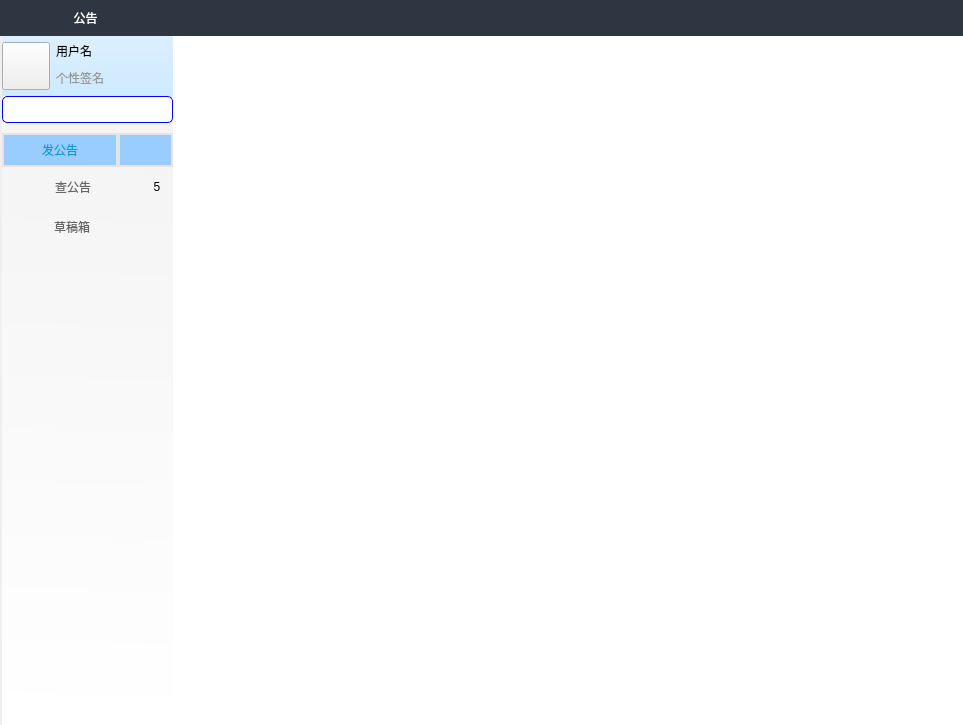
<?xml version="1.0" encoding="UTF-8"?>
<ui version="4.0">
 <class>NoticeWidget</class>
 <widget class="QWidget" name="NoticeWidget">
  <property name="geometry">
   <rect>
    <x>0</x>
    <y>0</y>
    <width>963</width>
    <height>725</height>
   </rect>
  </property>
  <property name="windowTitle">
   <string/>
  </property>
  <property name="styleSheet">
   <string notr="true">QToolButton#toolButtonTitle{  
	background-image: url(:/icon/image/他1.png);
	background-repeat: no-repeat;
    background-origin: content;
	background-position: center;
}
</string>
  </property>
  <layout class="QVBoxLayout" name="verticalLayout_3">
   <property name="spacing">
    <number>0</number>
   </property>
   <property name="leftMargin">
    <number>0</number>
   </property>
   <property name="topMargin">
    <number>0</number>
   </property>
   <property name="rightMargin">
    <number>0</number>
   </property>
   <property name="bottomMargin">
    <number>0</number>
   </property>
   <item>
    <widget class="QWidget" name="widget_2" native="true">
     <property name="minimumSize">
      <size>
       <width>0</width>
       <height>36</height>
      </size>
     </property>
     <property name="maximumSize">
      <size>
       <width>16777215</width>
       <height>36</height>
      </size>
     </property>
     <property name="styleSheet">
      <string notr="true">QWidget#widget_2{
	background-color: rgb(46, 54, 65);
}
QLabel{
	font: 500 14pt &quot;微软雅黑&quot;;
    color: white;
}
</string>
     </property>
     <layout class="QHBoxLayout" name="horizontalLayout_6">
      <property name="spacing">
       <number>0</number>
      </property>
      <property name="leftMargin">
       <number>0</number>
      </property>
      <property name="topMargin">
       <number>0</number>
      </property>
      <property name="rightMargin">
       <number>0</number>
      </property>
      <property name="bottomMargin">
       <number>0</number>
      </property>
      <item>
       <widget class="QLabel" name="labelTitle">
        <property name="minimumSize">
         <size>
          <width>171</width>
          <height>0</height>
         </size>
        </property>
        <property name="text">
         <string>&lt;html&gt;&lt;head/&gt;&lt;body&gt;&lt;p align=&quot;center&quot;&gt;公告&lt;/p&gt;&lt;/body&gt;&lt;/html&gt;</string>
        </property>
        <property name="alignment">
         <set>Qt::AlignCenter</set>
        </property>
       </widget>
      </item>
      <item>
       <widget class="TagWidget" name="widgetTagBar" native="true">
        <property name="sizePolicy">
         <sizepolicy hsizetype="Expanding" vsizetype="Preferred">
          <horstretch>0</horstretch>
          <verstretch>0</verstretch>
         </sizepolicy>
        </property>
       </widget>
      </item>
      <item>
       <layout class="QVBoxLayout" name="verticalLayout_4">
        <property name="spacing">
         <number>0</number>
        </property>
        <property name="sizeConstraint">
         <enum>QLayout::SetDefaultConstraint</enum>
        </property>
        <item>
         <layout class="QHBoxLayout" name="horizontalLayout_5">
          <property name="spacing">
           <number>0</number>
          </property>
          <property name="sizeConstraint">
           <enum>QLayout::SetNoConstraint</enum>
          </property>
          <item>
           <widget class="QToolButton" name="toolButtonMin">
            <property name="sizePolicy">
             <sizepolicy hsizetype="Preferred" vsizetype="Expanding">
              <horstretch>0</horstretch>
              <verstretch>0</verstretch>
             </sizepolicy>
            </property>
            <property name="autoFillBackground">
             <bool>false</bool>
            </property>
            <property name="styleSheet">
             <string notr="true">QToolButton{
                                             border-image: url(:/login/image/login/小zc.png);
                                         }
                                         QToolButton:hover
                                         {
                                             border-image: url(:/login/image/login/小move.png);
                                         }
                                         QToolButton:pressed{
                                             border-image: url(:/login/image/login/小down.png);
                                         }</string>
            </property>
            <property name="iconSize">
             <size>
              <width>28</width>
              <height>23</height>
             </size>
            </property>
            <property name="autoRaise">
             <bool>true</bool>
            </property>
           </widget>
          </item>
          <item>
           <widget class="QToolButton" name="toolButton">
            <property name="sizePolicy">
             <sizepolicy hsizetype="Preferred" vsizetype="Preferred">
              <horstretch>0</horstretch>
              <verstretch>0</verstretch>
             </sizepolicy>
            </property>
            <property name="styleSheet">
             <string notr="true">QToolButton{
                                             border-image: url(:/login/image/login/da-zc.png);
                                         }
                                         QToolButton:hover
                                         {
                                             border-image: url(:/login/image/login/da-move.png);
                                         }
                                         QToolButton:pressed{
                                             border-image: url(:/login/image/login/da-down.png);
                                         }</string>
            </property>
            <property name="text">
             <string/>
            </property>
            <property name="autoRaise">
             <bool>true</bool>
            </property>
           </widget>
          </item>
          <item>
           <widget class="QToolButton" name="toolButtonClose">
            <property name="sizePolicy">
             <sizepolicy hsizetype="Preferred" vsizetype="Expanding">
              <horstretch>0</horstretch>
              <verstretch>0</verstretch>
             </sizepolicy>
            </property>
            <property name="minimumSize">
             <size>
              <width>40</width>
              <height>0</height>
             </size>
            </property>
            <property name="autoFillBackground">
             <bool>false</bool>
            </property>
            <property name="styleSheet">
             <string notr="true">QToolButton{
                                           border-image: url(:/login/image/login/关.png);
                                       }
                                       QToolButton:hover
                                       {
                                           border-image: url(:/login/image/login/关move.png);
                                       }
                                       QToolButton:pressed{
                                           border-image: url(:/login/image/login/关down.png);
                                       }</string>
            </property>
            <property name="autoRaise">
             <bool>true</bool>
            </property>
           </widget>
          </item>
         </layout>
        </item>
        <item>
         <spacer name="horizontalSpacer_4">
          <property name="orientation">
           <enum>Qt::Horizontal</enum>
          </property>
          <property name="sizeType">
           <enum>QSizePolicy::Preferred</enum>
          </property>
          <property name="sizeHint" stdset="0">
           <size>
            <width>110</width>
            <height>12</height>
           </size>
          </property>
         </spacer>
        </item>
       </layout>
      </item>
     </layout>
    </widget>
   </item>
   <item>
    <layout class="QHBoxLayout" name="horizontalLayout_9">
     <property name="spacing">
      <number>0</number>
     </property>
     <property name="leftMargin">
      <number>2</number>
     </property>
     <item>
      <widget class="QWidget" name="widget" native="true">
       <property name="sizePolicy">
        <sizepolicy hsizetype="Preferred" vsizetype="Preferred">
         <horstretch>0</horstretch>
         <verstretch>0</verstretch>
        </sizepolicy>
       </property>
       <property name="minimumSize">
        <size>
         <width>171</width>
         <height>0</height>
        </size>
       </property>
       <property name="maximumSize">
        <size>
         <width>171</width>
         <height>16777215</height>
        </size>
       </property>
       <property name="styleSheet">
        <string notr="true">QPushButton#pushButton,#pushButtonSendNotice{
	font: 12pt &quot;微软雅黑&quot;;
    color: #009dda;
    border-style: solid;
    border-width: 2px;
    border-color: #e4e4e4;
	background-color: #99ccff;
	min-height:30px;
	max-height:30px;
}
QPushButton#pushButton:hover,#pushButtonSendNotice:hover{
	font: 12pt &quot;微软雅黑&quot;;
    color: #009dda;
    border-style: solid;
    border-width: 2px;
    border-color: #009dda;
	background-color: #99ccff;
}
QPushButton#pushButton:checked,#pushButtonSendNotice:checked{
	font: 12pt &quot;微软雅黑&quot;;
    color: #ffffff;
    border-style: solid;
    border-width: 2px;
    border-color: #009dda;
	background-color: #009dda;
}QPushButton#pushButton:pressed,#pushButtonSendNotice:pressed{
	font: 12pt &quot;微软雅黑&quot;;
    color: #ffffff;
    border-style: solid;
    border-width: 2px;
    border-color: #009dda;
	background-color: #009dda;
}
QLabel#labelusername{
	font: 12pt &quot;微软雅黑&quot;;
    color: black;
}
QLabel#labelsign{
	font: 10pt &quot;微软雅黑&quot;;
    color: #999999;
}
QWidget#widget{
	background-color: qlineargradient(spread:reflect, x1:0.471591, y1:0, x2:0.463, y2:0.994, stop:0 rgba(242, 242, 242, 255), stop:1 rgba(255, 255, 255, 255));
}  
QPushButton#pushButtonSeeNotice,#pushButtonDraftNotice{
	font: 12pt &quot;微软雅黑&quot;;
    color: #666666;
	background-color: #ffffff;

}
QPushButton#pushButtonSeeNotice:hover,#pushButtonDraftNotice:hover{
	font: 500 12pt &quot;微软雅黑&quot;;
    color: #009dda;
	background-color: #ffffff;

}
QPushButton#pushButtonSeeNotice:pressed,#pushButtonDraftNotice:pressed{
	font: 500 12pt &quot;微软雅黑&quot;;
    color: #009dda;
border-width: 0px; 
   border-style: solid;
    border-color: #e4e4e4;
		background-color: qlineargradient(spread:pad, x1:0, y1:0.5, x2:1, y2:0.5, stop:0 rgba(255, 255, 255, 255), stop:1 rgba(242, 242, 242, 255));
	background-image: url(:/notice/image/Notice/u397.png);
	background-position:left center;
	background-repeat: no-repeat;
	background-origin: content;
}
QPushButton#pushButtonSeeNotice:checked,#pushButtonDraftNotice:checked{
	font: 500 12pt &quot;微软雅黑&quot;;
    color: #009dda;
	
	background-color: qlineargradient(spread:pad, x1:0, y1:0.5, x2:1, y2:0.5, stop:0 rgba(255, 255, 255, 255), stop:1 rgba(242, 242, 242, 255));
border-width: 0px;  
  border-style: solid;
    border-color: #e4e4e4;
	background-image: url(:/notice/image/Notice/u397.png);
	background-position:left center;
	background-repeat: no-repeat;
	background-origin: content;
}</string>
       </property>
       <layout class="QVBoxLayout" name="verticalLayout_2">
        <property name="spacing">
         <number>0</number>
        </property>
        <property name="leftMargin">
         <number>0</number>
        </property>
        <property name="topMargin">
         <number>0</number>
        </property>
        <property name="rightMargin">
         <number>0</number>
        </property>
        <property name="bottomMargin">
         <number>0</number>
        </property>
        <item>
         <widget class="QWidget" name="widget_5" native="true">
          <property name="minimumSize">
           <size>
            <width>0</width>
            <height>0</height>
           </size>
          </property>
          <property name="styleSheet">
           <string notr="true">QWidget#widget_5{
	background-color: qlineargradient(spread:pad, x1:0.5, y1:0, x2:0.5, y2:0.994, stop:0 rgba(220, 240, 254, 255), stop:1 rgba(205, 234, 254, 255));
}
</string>
          </property>
          <layout class="QHBoxLayout" name="horizontalLayout_2">
           <property name="leftMargin">
            <number>0</number>
           </property>
           <property name="topMargin">
            <number>6</number>
           </property>
           <property name="rightMargin">
            <number>0</number>
           </property>
           <property name="bottomMargin">
            <number>6</number>
           </property>
           <item>
            <widget class="QToolButton" name="toolButtonTitle">
             <property name="sizePolicy">
              <sizepolicy hsizetype="Fixed" vsizetype="Fixed">
               <horstretch>0</horstretch>
               <verstretch>0</verstretch>
              </sizepolicy>
             </property>
             <property name="minimumSize">
              <size>
               <width>48</width>
               <height>48</height>
              </size>
             </property>
             <property name="text">
              <string/>
             </property>
             <property name="iconSize">
              <size>
               <width>16</width>
               <height>16</height>
              </size>
             </property>
            </widget>
           </item>
           <item>
            <layout class="QVBoxLayout" name="verticalLayout">
             <item>
              <layout class="QHBoxLayout" name="horizontalLayout">
               <item>
                <widget class="QLabel" name="labelusername">
                 <property name="text">
                  <string>用户名</string>
                 </property>
                </widget>
               </item>
               <item>
                <widget class="QPushButton" name="pushButtonTitlIcon">
                 <property name="sizePolicy">
                  <sizepolicy hsizetype="Fixed" vsizetype="Fixed">
                   <horstretch>0</horstretch>
                   <verstretch>0</verstretch>
                  </sizepolicy>
                 </property>
                 <property name="layoutDirection">
                  <enum>Qt::LeftToRight</enum>
                 </property>
                 <property name="styleSheet">
                  <string notr="true">QPushButton{
	padding-right: 15px;
}
QPushButton::menu-indicator {
    color: black;
    subcontrol-position: right center;
    subcontrol-origin: padding;
    right: 0px;
}</string>
                 </property>
                 <property name="text">
                  <string/>
                 </property>
                 <property name="icon">
                  <iconset resource="../image.qrc">
                   <normaloff>:/statu/image/status/在线.png</normaloff>:/statu/image/status/在线.png</iconset>
                 </property>
                 <property name="flat">
                  <bool>true</bool>
                 </property>
                </widget>
               </item>
              </layout>
             </item>
             <item>
              <widget class="QLabel" name="labelsign">
               <property name="text">
                <string>个性签名</string>
               </property>
              </widget>
             </item>
            </layout>
           </item>
          </layout>
         </widget>
        </item>
        <item>
         <widget class="QLineEdit" name="lineEdit">
          <property name="styleSheet">
           <string notr="true">QLineEdit{
border: 1px solid blue;

background-image: url(:/icon/image/search.png);
background-position:right center;
background-repeat: no-repeat;
min-height: 25px;

border-width:1px;
border-radius: 5px;
}</string>
          </property>
         </widget>
        </item>
        <item>
         <layout class="QHBoxLayout" name="horizontalLayout_8">
          <property name="spacing">
           <number>3</number>
          </property>
          <property name="topMargin">
           <number>10</number>
          </property>
          <item>
           <widget class="QPushButton" name="pushButtonSendNotice">
            <property name="sizePolicy">
             <sizepolicy hsizetype="Preferred" vsizetype="Preferred">
              <horstretch>0</horstretch>
              <verstretch>0</verstretch>
             </sizepolicy>
            </property>
            <property name="minimumSize">
             <size>
              <width>116</width>
              <height>34</height>
             </size>
            </property>
            <property name="text">
             <string>发公告</string>
            </property>
            <property name="icon">
             <iconset resource="../image.qrc">
              <normaloff>:/notice/image/Notice/mail_sender_u414.png</normaloff>:/notice/image/Notice/mail_sender_u414.png</iconset>
            </property>
            <property name="iconSize">
             <size>
              <width>20</width>
              <height>20</height>
             </size>
            </property>
            <property name="checkable">
             <bool>true</bool>
            </property>
            <property name="flat">
             <bool>true</bool>
            </property>
           </widget>
          </item>
          <item>
           <widget class="QPushButton" name="pushButton">
            <property name="sizePolicy">
             <sizepolicy hsizetype="Preferred" vsizetype="Preferred">
              <horstretch>0</horstretch>
              <verstretch>0</verstretch>
             </sizepolicy>
            </property>
            <property name="minimumSize">
             <size>
              <width>55</width>
              <height>34</height>
             </size>
            </property>
            <property name="text">
             <string/>
            </property>
            <property name="icon">
             <iconset resource="../image.qrc">
              <normaloff>:/notice/image/Notice/u422.png</normaloff>:/notice/image/Notice/u422.png</iconset>
            </property>
            <property name="flat">
             <bool>true</bool>
            </property>
           </widget>
          </item>
         </layout>
        </item>
        <item>
         <widget class="QWidget" name="widget_3" native="true">
          <property name="minimumSize">
           <size>
            <width>0</width>
            <height>40</height>
           </size>
          </property>
          <property name="maximumSize">
           <size>
            <width>16777215</width>
            <height>40</height>
           </size>
          </property>
          <property name="styleSheet">
           <string notr="true">QWidget#widget_3 {

 }
QWidget#widget_3 {
	padding:5px;
}</string>
          </property>
          <layout class="QHBoxLayout" name="horizontalLayout_4">
           <property name="spacing">
            <number>0</number>
           </property>
           <property name="leftMargin">
            <number>1</number>
           </property>
           <property name="topMargin">
            <number>1</number>
           </property>
           <property name="rightMargin">
            <number>1</number>
           </property>
           <property name="bottomMargin">
            <number>1</number>
           </property>
           <item>
            <widget class="QPushButton" name="pushButtonSeeNotice">
             <property name="sizePolicy">
              <sizepolicy hsizetype="Preferred" vsizetype="Fixed">
               <horstretch>0</horstretch>
               <verstretch>0</verstretch>
              </sizepolicy>
             </property>
             <property name="minimumSize">
              <size>
               <width>140</width>
               <height>30</height>
              </size>
             </property>
             <property name="maximumSize">
              <size>
               <width>140</width>
               <height>16777215</height>
              </size>
             </property>
             <property name="text">
              <string>查公告</string>
             </property>
             <property name="icon">
              <iconset resource="../image.qrc">
               <normaloff>:/notice/image/Notice/mail_draft_u412.png</normaloff>:/notice/image/Notice/mail_draft_u412.png</iconset>
             </property>
             <property name="checkable">
              <bool>true</bool>
             </property>
             <property name="default">
              <bool>false</bool>
             </property>
             <property name="flat">
              <bool>true</bool>
             </property>
            </widget>
           </item>
           <item>
            <widget class="QLabel" name="labelSeeNum">
             <property name="sizePolicy">
              <sizepolicy hsizetype="Maximum" vsizetype="Preferred">
               <horstretch>0</horstretch>
               <verstretch>0</verstretch>
              </sizepolicy>
             </property>
             <property name="minimumSize">
              <size>
               <width>30</width>
               <height>0</height>
              </size>
             </property>
             <property name="text">
              <string>5</string>
             </property>
             <property name="alignment">
              <set>Qt::AlignCenter</set>
             </property>
            </widget>
           </item>
          </layout>
         </widget>
        </item>
        <item>
         <widget class="QWidget" name="widget_4" native="true">
          <property name="minimumSize">
           <size>
            <width>0</width>
            <height>40</height>
           </size>
          </property>
          <property name="maximumSize">
           <size>
            <width>16777215</width>
            <height>40</height>
           </size>
          </property>
          <layout class="QHBoxLayout" name="horizontalLayout_7">
           <property name="spacing">
            <number>0</number>
           </property>
           <property name="leftMargin">
            <number>0</number>
           </property>
           <property name="topMargin">
            <number>1</number>
           </property>
           <property name="rightMargin">
            <number>1</number>
           </property>
           <property name="bottomMargin">
            <number>1</number>
           </property>
           <item>
            <widget class="QPushButton" name="pushButtonDraftNotice">
             <property name="sizePolicy">
              <sizepolicy hsizetype="Preferred" vsizetype="Fixed">
               <horstretch>0</horstretch>
               <verstretch>0</verstretch>
              </sizepolicy>
             </property>
             <property name="minimumSize">
              <size>
               <width>140</width>
               <height>30</height>
              </size>
             </property>
             <property name="maximumSize">
              <size>
               <width>140</width>
               <height>16777215</height>
              </size>
             </property>
             <property name="text">
              <string>草稿箱</string>
             </property>
             <property name="icon">
              <iconset resource="../image.qrc">
               <normaloff>:/notice/image/Notice/mail_receiver_u410.png</normaloff>:/notice/image/Notice/mail_receiver_u410.png</iconset>
             </property>
             <property name="checkable">
              <bool>true</bool>
             </property>
             <property name="checked">
              <bool>false</bool>
             </property>
             <property name="default">
              <bool>false</bool>
             </property>
             <property name="flat">
              <bool>true</bool>
             </property>
            </widget>
           </item>
           <item>
            <widget class="QLabel" name="labelDraftNum">
             <property name="sizePolicy">
              <sizepolicy hsizetype="Fixed" vsizetype="Preferred">
               <horstretch>0</horstretch>
               <verstretch>0</verstretch>
              </sizepolicy>
             </property>
             <property name="minimumSize">
              <size>
               <width>30</width>
               <height>0</height>
              </size>
             </property>
             <property name="text">
              <string/>
             </property>
             <property name="alignment">
              <set>Qt::AlignCenter</set>
             </property>
            </widget>
           </item>
          </layout>
         </widget>
        </item>
        <item>
         <spacer name="verticalSpacer">
          <property name="orientation">
           <enum>Qt::Vertical</enum>
          </property>
          <property name="sizeHint" stdset="0">
           <size>
            <width>20</width>
            <height>466</height>
           </size>
          </property>
         </spacer>
        </item>
       </layout>
      </widget>
     </item>
     <item>
      <widget class="QStackedWidget" name="contentStackedWidget">
       <property name="sizePolicy">
        <sizepolicy hsizetype="Preferred" vsizetype="Preferred">
         <horstretch>0</horstretch>
         <verstretch>0</verstretch>
        </sizepolicy>
       </property>
       <property name="styleSheet">
        <string notr="true">QWidget#contentStackedWidget{
	background-color: rgb(255, 255, 255);

}</string>
       </property>
      </widget>
     </item>
    </layout>
   </item>
  </layout>
 </widget>
 <customwidgets>
  <customwidget>
   <class>TagWidget</class>
   <extends>QWidget</extends>
   <header location="global">notice/tagwidget.h</header>
   <container>1</container>
  </customwidget>
 </customwidgets>
 <resources>
  <include location="../image.qrc"/>
 </resources>
 <connections/>
</ui>
